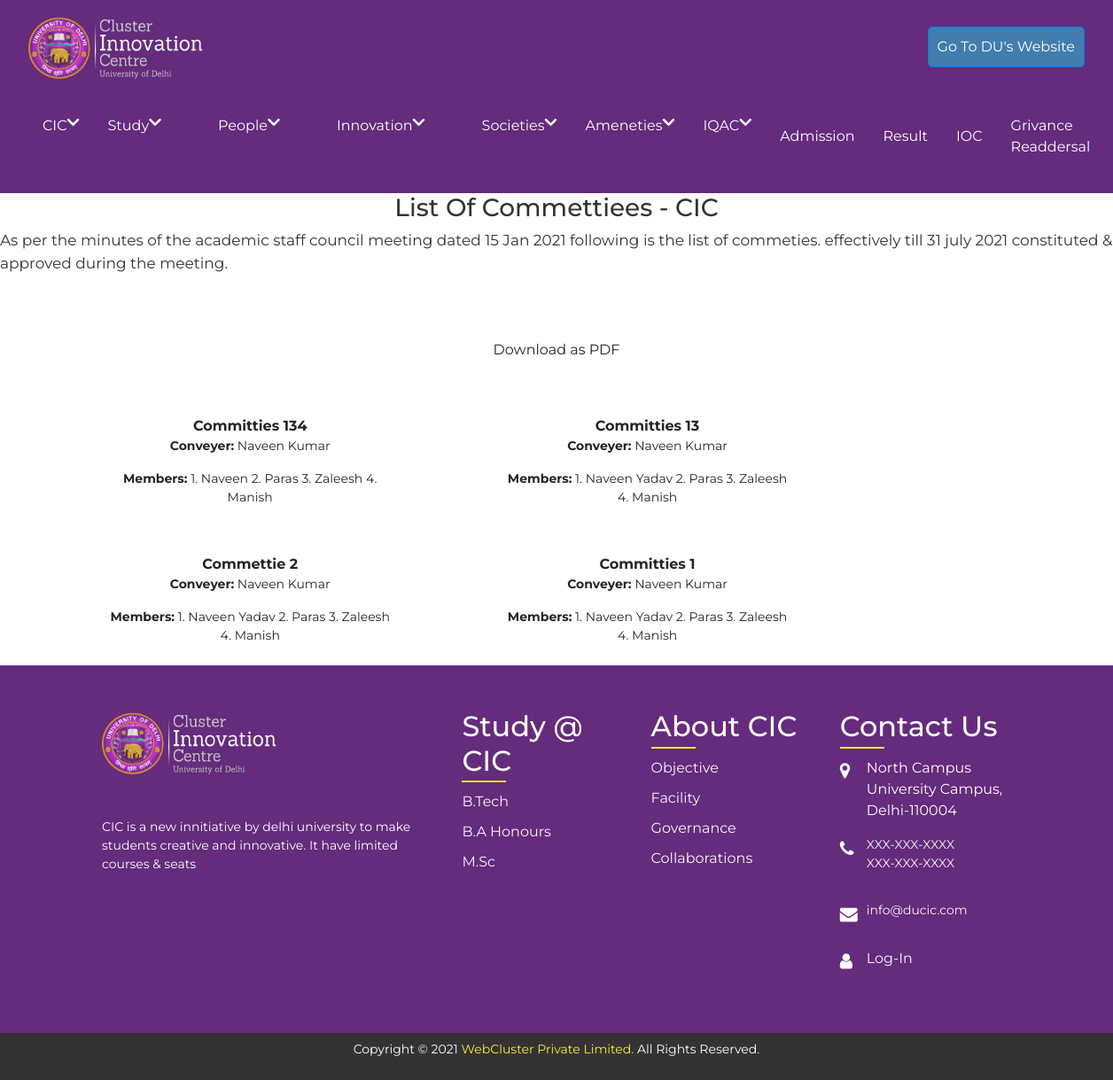
The page /committes.php on the database its author committed.
### tables this page shows
CREATE TABLE `listofcommities` (
  `cid` int(10) NOT NULL,
  `ctitle` varchar(222) NOT NULL,
  `conveyer` varchar(222) NOT NULL,
  `members` varchar(222) NOT NULL,
  `CStartDate` date NOT NULL,
  `CEndDate` date NOT NULL
);

### committes.php (the view, shortened to what this page needs)
<?php
include('admin/connection.php');
?>
<?php
include('header.php');
?>
<center><h3>List Of Commettiees - CIC</h3></center>
<p style="font-size:17px;">
    As per the minutes of the academic staff council meeting dated 15 Jan 2021 following is the list of commeties. effectively till 31 july 2021 constituted & approved during the meeting.
</p>
<center> <button  style="margin-top:4%; margin-bottom:2%;"    class="btn ">Download as PDF</button></center>
   <section>
      <div class="container">
        <div class="row">
 <?php
						$query_res= mysqli_query($db,"select * from ListOfCommities order by cid desc");
									      while($r=mysqli_fetch_array($query_res))
										  {
						  echo '
          <div class="col-lg-4 col-md-6 d-md-flex align-items-md-stretch" style="margin-top:2%; margin-left:3%;margin-right:3%; width:25%;">
             <div class="btn btn">
             <center> <span data-toggle="counter-up"><b>'.$r['ctitle'].'</b></span></center>
              <p><strong>Conveyer:</strong> '.$r['conveyer'].'  </p>
              <p><strong>Members:</strong> '.$r['members'].' </p>
            </div>
          </div>
                          ';
										  }
						 ?>
  </div>
        </div>
 </section>
<?php
include('footer.php');
?>

### header.php (shortened to what this page needs)
<!DOCTYPE html>
<html lang="en">
  <head>
    <link rel="stylesheet" href="https://cdn.jsdelivr.net/npm/bootstrap@4.5.3/dist/css/bootstrap.min.css">
    <link
      rel="stylesheet"
      href="https://cdnjs.cloudflare.com/ajax/libs/font-awesome/5.15.1/css/all.min.css"
    />
    <link rel="stylesheet" href="headerstyle.css" />
  </head>
  <body>
  <header class="header">
        <a href="index.php" class="logo"><img style="max-width:200px;" src="logo.png"></img></a>
       <a href="http://www.du.ac.in/" <button type="submit" class="btn btn-primary" style="padding:10px;
  background-color: #427dad; border-radius:5px; color:white;pointer:cursor">Go To DU's Website</button></a>
</header>
    <header class="header fixed-top">
      <ul class="menu-items">
        <li class="dropdown">
          <a href="#" class="menu-item expand-btn"> CIC &nbsp<i class="fas fa-chevron-down"></i></a>
        </li>
        <li>
          <a href="#" class="menu-item expand-btn"> Study &nbsp <i class="fas fa-chevron-down"></i></a>
        </li>
        <li>
        <li class="dropdown">
          <a href="#" class="menu-item expand-btn"> People &nbsp<i class="fas fa-chevron-down"></i></a>
        </li>
        <li>
        <li>
          <a href="#" class="menu-item expand-btn"> Innovation &nbsp <i class="fas fa-chevron-down"></i></a>
        </li>
        <li>
        <li class="dropdown">
          <a href="#" class="menu-item expand-btn"> Societies &nbsp<i class="fas fa-chevron-down"></i></a>
        </li>
        <li class="dropdown">
          <a href="#" class="menu-item expand-btn"> Ameneties &nbsp<i class="fas fa-chevron-down"></i></a>
        </li>
        <li class="dropdown">
          <a href="#" class="menu-item expand-btn"> IQAC &nbsp<i class="fas fa-chevron-down"></i></a>
        </li>
        <li><a href="#" >Admission</a></li>
        <li><a href="results.php">Result</a></li>
        <li><a href="#">IOC</a></li>
        <li><a href="grivance.php">Grivance Readdersal</a></li>
      </ul>
    </header>
  </body>
</html>

### footer.php (shortened to what this page needs)
<!DOCTYPE html>
<html lang="en">
<head>
    <link rel="stylesheet" href="https://stackpath.bootstrapcdn.com/font-awesome/4.7.0/css/font-awesome.min.css">
    <link rel="stylesheet" href="footerstyle.css">
</head>
<body>
    <footer>
        <div class="container">
            <div class="sec aboutus">
            <img style="max-width:200px" src="logo.png"></img>
              <br><br><br>
                <p>CIC is a new innitiative by delhi university to make students creative and innovative. It have limited courses & seats
                </p> <br><br>
            </div>
            <div class="sec quicklinks">
               <h2>Study @ CIC</h2>
               <ul>
                   <li><a href="">B.Tech</a></li>
                   <li><a href="">B.A Honours</a></li>
                   <li><a href="">M.Sc</a></li>
               </ul>
            </div>
            <div class="sec quicklinks">
               <h2>About CIC</h2>
               <ul>
                   <li><a href="">Objective</a></li>
                   <li><a href="">Facility</a></li>
                   <li><a href="">Governance</a></li>
                   <li><a href="">Collaborations</a></li>
               </ul>
            </div>
            <div class="sec contact">
                <h2>Contact Us</h2>
                <ul class="info">
                    <li>
                        <span><i class="fa fa-map-marker" area-hidden="true"></i></span><span>North Campus<br>
                         University Campus, Delhi-110004</span>
                   </li>
                   <li>
                        <span><i class="fa fa-phone" area-hidden="true"></i></span>
                       <p><a href="tel:+1234567890">XXX-XXX-XXXX</a><br>
                          <a href="tel:+1234567890">XXX-XXX-XXXX</a>
                      </p>
                   </li>
                   <li>
                        <span><i class="fa fa-envelope" area-hidden="true"></i></span>
                       <p><a href="mailto:info@ducic.com">info@ducic.com</a><br></p>
                   </li>
                   <li>
                        <span><i class="fa fa-user" area-hidden="true"></i></span><span><a href="">Log-In</a></span>
                   </li>
                </ul>
            </div>
        </div>
    </footer>
    <div class="copyrightText">
        <p>Copyright &copy 2021 <a href="https://webcluster.in">WebCluster Private Limited.</a> All Rights Reserved.</p>
    </div>
</body>
</html>

### headerstyle.css (style rules this page uses)
* { margin: 0; padding: 0; box-sizing: border-box; }
body { font-family: Montserrat, sans-serif; color: #333; min-height: 100vh; }
.header { background: #652B7C; position: relative; margin: auto; display: flex; align-items: center; justify-content: space-between; padding: 1rem 2rem; z-index: 1; }
.header a { text-decoration: none; color: #ffffff; }
.header ul { list-style: none; }
.logo { font-size: 2rem; }
.menu-items { display: flex; align-items: center; }
.menu-items li { padding: 0.5rem 1rem; transition: background 0.3s ease-in-out; }
.dropdown { position: relative; }
.menu-item { display: flex; justify-content: space-between; width: 100%; }

### footerstyle.css (style rules this page uses)
footer { position: relative; width: 100%; height: auto; padding: 50px 100px; background: #652B7C; }
footer .container { widows: 100%; display: grid; grid-template-columns: 2fr 1fr 1fr 1fr; grid-gap:20px; }
footer .container .sec h2 { position: relative; color:#fff; font-weight:500; margin-bottom: 15px ; }
footer .container .sec h2::before { content: ''; position: absolute; bottom: -5px; left:0; width:50px; height:2px; background:#ffeb3b; }
footer .container .sec p { color: #fff; }
.quicklinks { position:relative; }
.quicklinks li { list-style: none; }
.quicklinks li a { color:#f7f7f7; text-decoration: none; margin-bottom: 10px; display: inline-block; }
.info { position: relative; }
.info li { display: grid; grid-template-columns: 30px 1fr; margin-bottom: 16px; }
.info li span:nth-child(1) { color:#fff; font-size: 20px; }
.info li span { color:#fff; }
.info a { color:#f7f7f7; text-decoration: none; }
.copyrightText { width:100%; background: #333; padding:8px 100px; text-align: center; color:#fff; position: relative; bottom:0; }
.copyrightText a { color:#ffeb3b; text-decoration: none; }

### committes.php (style rules this page uses)
p { font-size: 14px; }
.row:after { content: ""; display: table; clear: both; }
* { box-sizing: border-box; }

### rows shown on the page
listofcommities: ctitle "Committies 134", conveyer "Naveen Kumar", members "1. Naveen 2. Paras 3. Zaleesh 4. Manish"
listofcommities: ctitle "Committies 13", conveyer "Naveen Kumar", members "1. Naveen Yadav 2. Paras 3. Zaleesh 4. Manish"
listofcommities: ctitle "Commettie 2", conveyer "Naveen Kumar", members "1. Naveen Yadav 2. Paras 3. Zaleesh 4. Manish"
listofcommities: ctitle "Committies 1", conveyer "Naveen Kumar", members "1. Naveen Yadav 2. Paras 3. Zaleesh 4. Manish"
